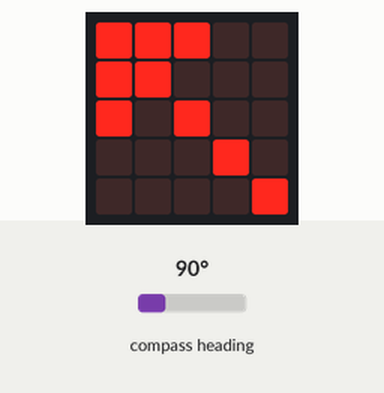
Bench run of a program on a simulated BBC micro:bit (MakeCode). On the bench: the board's 5×5 LED display. The test bench sets the inputs (shaded band); at power-on: compass heading 90°. The 48×5 strip is a reading aid, not a part: it shows the text the display is scrolling, unrolled, one strip-width of it at a time; the compass is already calibrated.

Above: at 5.7 s.
5.8 s: compass heading set to 7°
At 6.6 s:
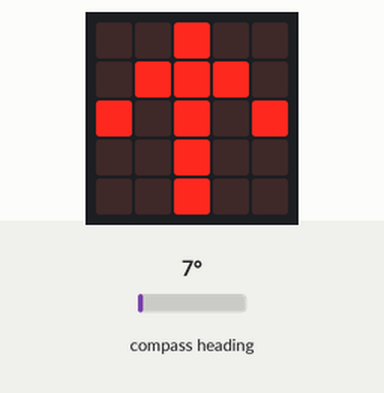
7.4 s: compass heading set to 269°
At 9.2 s:
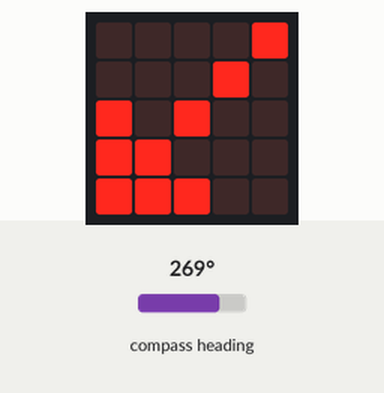
9.6 s: compass heading set to 86°
At 10.7 s:
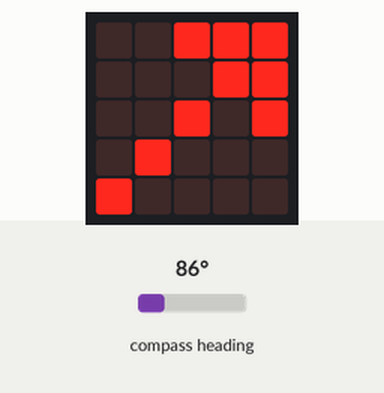
11.7 s: compass heading set to 139°
At 12.0 s:
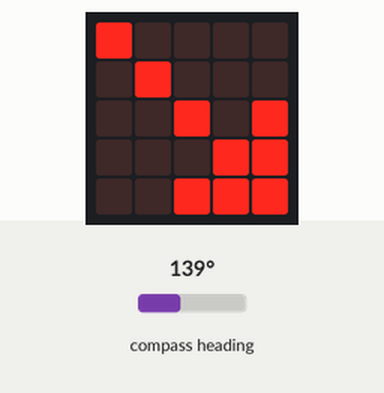
13.2 s: compass heading set to 131°
At 14.6 s:
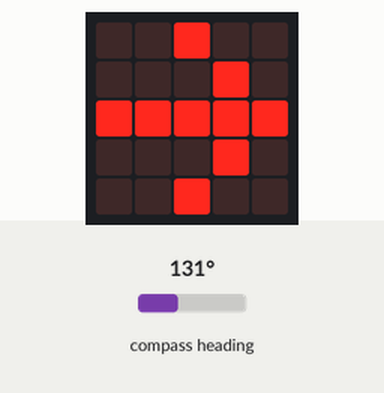
15.3 s: compass heading set to 90°
At 16.0 s:
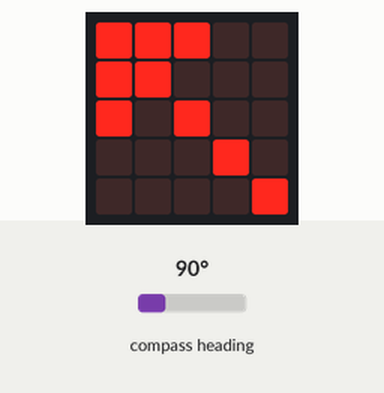
Timing chart, 0 to 17.8 s (numbered marks = the images above; inputs shaded):
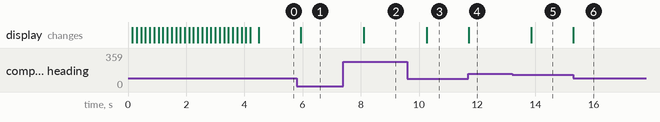

Measured:
- after the input at 5.8 s, the display: changes after 0.14 s (image 1)
- after the input at 7.4 s, the display: changes after 0.70 s (image 2)
- after the input at 9.6 s, the display: changes after 0.66 s (image 3)
- after the input at 11.7 s, the display: changes at once (image 4)
- after the input at 13.2 s, the display: changes after 0.66 s (image 5)
- after the input at 15.3 s, the display: changes at once (image 6)

The program:

main.ts
```typescript
let sens_de_la_boussole = 0
basic.showString("PRET")
basic.forever(function () {
    sens_de_la_boussole = input.compassHeading()
    if (sens_de_la_boussole < 45 || sens_de_la_boussole == 0) {
        basic.showArrow(ArrowNames.North)
    } else if (sens_de_la_boussole > 45 && sens_de_la_boussole < 90) {
        basic.showArrow(ArrowNames.NorthEast)
    } else if (sens_de_la_boussole > 90 && sens_de_la_boussole < 135) {
        basic.showArrow(ArrowNames.East)
    } else if (sens_de_la_boussole > 135 && sens_de_la_boussole < 180) {
        basic.showArrow(ArrowNames.SouthEast)
    } else if (sens_de_la_boussole > 180 && sens_de_la_boussole < 225) {
        basic.showArrow(ArrowNames.South)
    } else if (sens_de_la_boussole > 225 && sens_de_la_boussole < 270) {
        basic.showArrow(ArrowNames.SouthWest)
    } else if (sens_de_la_boussole > 270 && sens_de_la_boussole < 315) {
        basic.showArrow(ArrowNames.West)
    } else {
        basic.showArrow(ArrowNames.NorthWest)
    }
    basic.pause(100)
})
```

test.ts
```typescript
// les tests vont ici ; cela ne sera pas compilé si ce paquet est utilisé en tant qu'extension.
```
